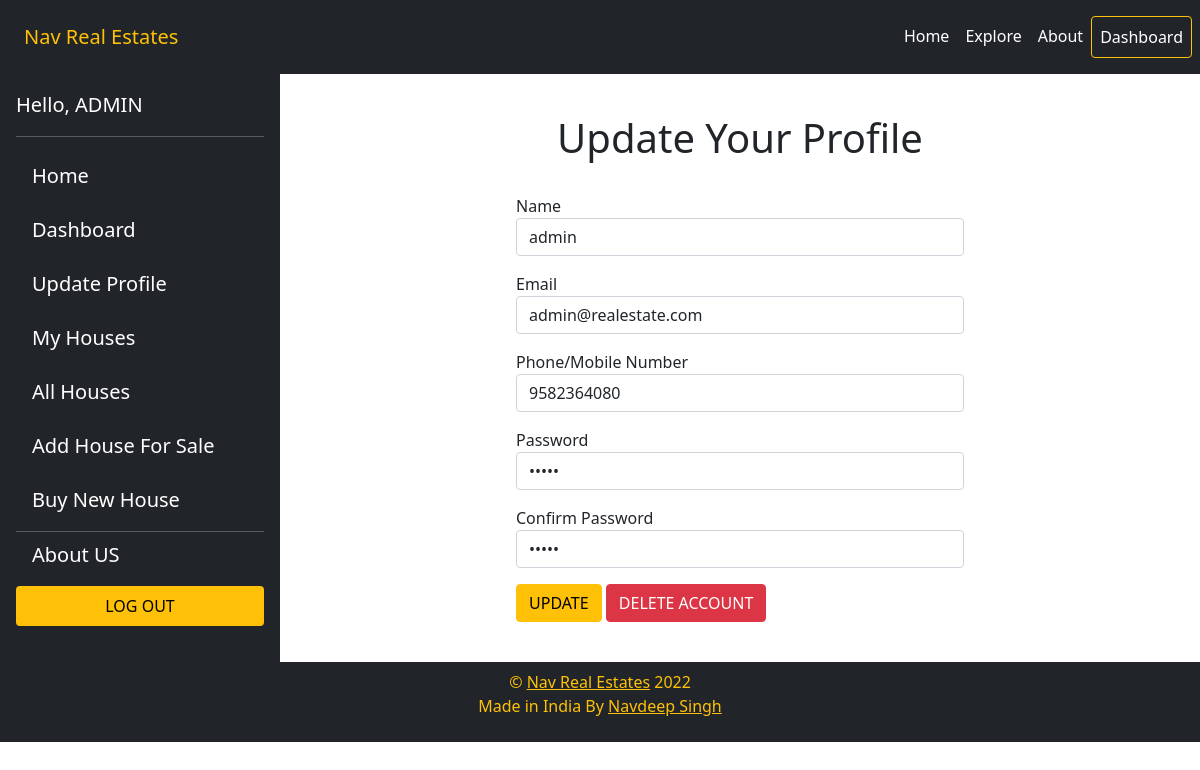
The page /updateProfile.php (signed in) on the database its author committed.
### tables this page shows
CREATE TABLE `users` (
  `uid` bigint(20) UNSIGNED NOT NULL,
  `name` varchar(30) NOT NULL,
  `email` varchar(50) NOT NULL,
  `password` varchar(50) NOT NULL,
  `phone` bigint(13) NOT NULL,
  `role` tinyint(1) NOT NULL DEFAULT 2
);

### updateProfile.php (the view, shortened to what this page needs)
<?php
require_once ('includes/header.php');
require_once ('includes/database.php');
if($isLoggedIn){
	$query_str1 = "SELECT * FROM users WHERE uid = '$uid'";
	$result = mysqli_query($conn,$query_str1);
	$result_row = $result->fetch_assoc();
	$name = $result_row['name'];
	$email = $result_row['email'];
	$phone = $result_row['phone'];
	$password = $result_row['password'];
	$confirm_password = $result_row['password'];
	$error = '';
}else{
	header("Location:login.php");
}
if (!$result) {
	$errno = $conn->errno;
	$errmsg = $conn->error;
	$error = $conn->error;
	echo "Selection failed with: ($errno) $errmsg<br/>\n";
	$conn->close();
	exit;
} else {
?>
<div class="container-fluid d-flex p-0">
<?php include('includes/sidebar.php') ?>
	<div class="container wrapper my-4 d-flex flex-column align-items-center justify-content-center">
		<?php if(empty($error)){ ?>
		<h1 class="text-center my-3">Update Your Profile</h1>
		<?php } else { ?>
		<div class="container-fluid lead text-center text-danger display-6">
			<?php echo $error; ?>
		</div>
		<?php } ?>
			<div class="col-xs-8 col-xs-offset-2 col-md-6">
				<form name="edituser" class="form-horizontal" role="form" action="<?php echo $_SERVER['PHP_SELF']; ?>" method="POST">
					<div class="form-group my-3">
						<label for="newName" class="col-sm-2 control-label w-100">Name</label>
						<div class="col-sm-10 w-100">
							<input type="text" class="form-control" id="newName" name="name" value="<?php echo $name; ?>" required>
						</div>
					</div>
					<div class="form-group my-3">
						<label for="newEmail" class="col-sm-2 control-label w-100">Email</label>
						<div class="col-sm-10 w-100">
							<input type="email" class="form-control" id="newEmail" name="email" value="<?php echo $email; ?>" required>
						</div>
					</div>
					<div class="form-group my-3">
						<label for="newPhone" class="col-sm-2 control-label w-100">Phone/Mobile Number</label>
						<div class="col-sm-10 w-100">
							<input type="tel" class="form-control" id="newPhone" name="phone" value="<?php echo $phone; ?>" required>
						</div>
					</div>
					<div class="form-group my-3">
						<label for="newPassword" class="col-sm-2 control-label w-100">Password</label>
						<div class="col-sm-10 w-100">
							<input type="password" class="form-control" id="newPassword" name="password" value="<?php echo $password;?>"required>
						</div>
					</div>
					<div class="form-group my-3">
						<label for="newConfirmPassword" class="col-sm-2 control-label w-100">Confirm Password</label>
						<div class="col-sm-10 w-100">
							<input type="password" class="form-control" id="newConfirmPassword" name="confirmpassword" value="<?php echo $confirm_password;?>" required>
						</div>
					</div>
					<div class="form-group my-3">
						<div class="col-sm-offset-2 col-sm-10">
							<button type="submit" class="btn btn-warning" name="update">UPDATE</button>
							<button type="submit" class="btn btn-danger" name="delete">DELETE ACCOUNT</button>
						</div>
					</div>
				</form>
			</div>
		</div>
</div>
<?php
}
	include_once('includes/footer.php');
?>

### includes/sidebar.php
<div class="d-flex flex-column flex-shrink-0 p-3 text-white bg-dark" style="width: 280px;">
	<span class="lead">Hello, <strong class="text-uppercase"><?php echo $name; ?></strong></span>
   <hr>
   <ul class="nav nav-pills flex-column mb-auto text-left">
     <li class="nav-item mb-2 lead">
       <a href="index.php" class="nav-link text-white" aria-current="page">
         Home
       </a>
     </li>
		<li class="nav-item mb-2 lead">
       <a href="dashboard.php" class="nav-link text-white" aria-current="page">
         Dashboard
       </a>
     </li>
     <li class="nav-item mb-2 lead">
       <a href="updateprofile.php" class="nav-link text-white" aria-current="page">
         Update Profile
       </a>
     </li>
		<li class="nav-item mb-2 lead">
       <a href="myhouses.php" class="nav-link text-white">
         My Houses
			</a>
		</li>
     <?php if($role == 1){ ?>
     <li class="nav-item mb-2 lead">
       <a href="allhouses.php" class="nav-link text-white">
         All Houses
			</a>
		</li>
     <?php } ?>
     <li class="nav-item mb-2 lead">
       <a href="addhouse.php" class="nav-link text-white">
         Add House For Sale
       </a>
     </li>
     <li class="nav-item mb-2 lead">
       <a href="showhouses.php" class="nav-link text-white">
         Buy New House
       </a>
     </li>
		<hr class="m-0 p-0">
     <li class="nav-item mb-2 lead">
       <a href="about.php" class="nav-link text-white">
         About US
       </a>
     </li>
		<li class="nav-item mb-2 lead">
       <a href="logout.php" class="nav-link text-black btn bg-warning">
         LOG OUT
       </a>
     </li>
   </ul>
 </div>

### includes/header.php (style rules this page uses)
* { margin: 0; padding: 0; box-sizing: border-box; }

### rows shown on the page
users: name "ADMIN", name "admin", email "admin@realestate.com", phone "9582364080"
